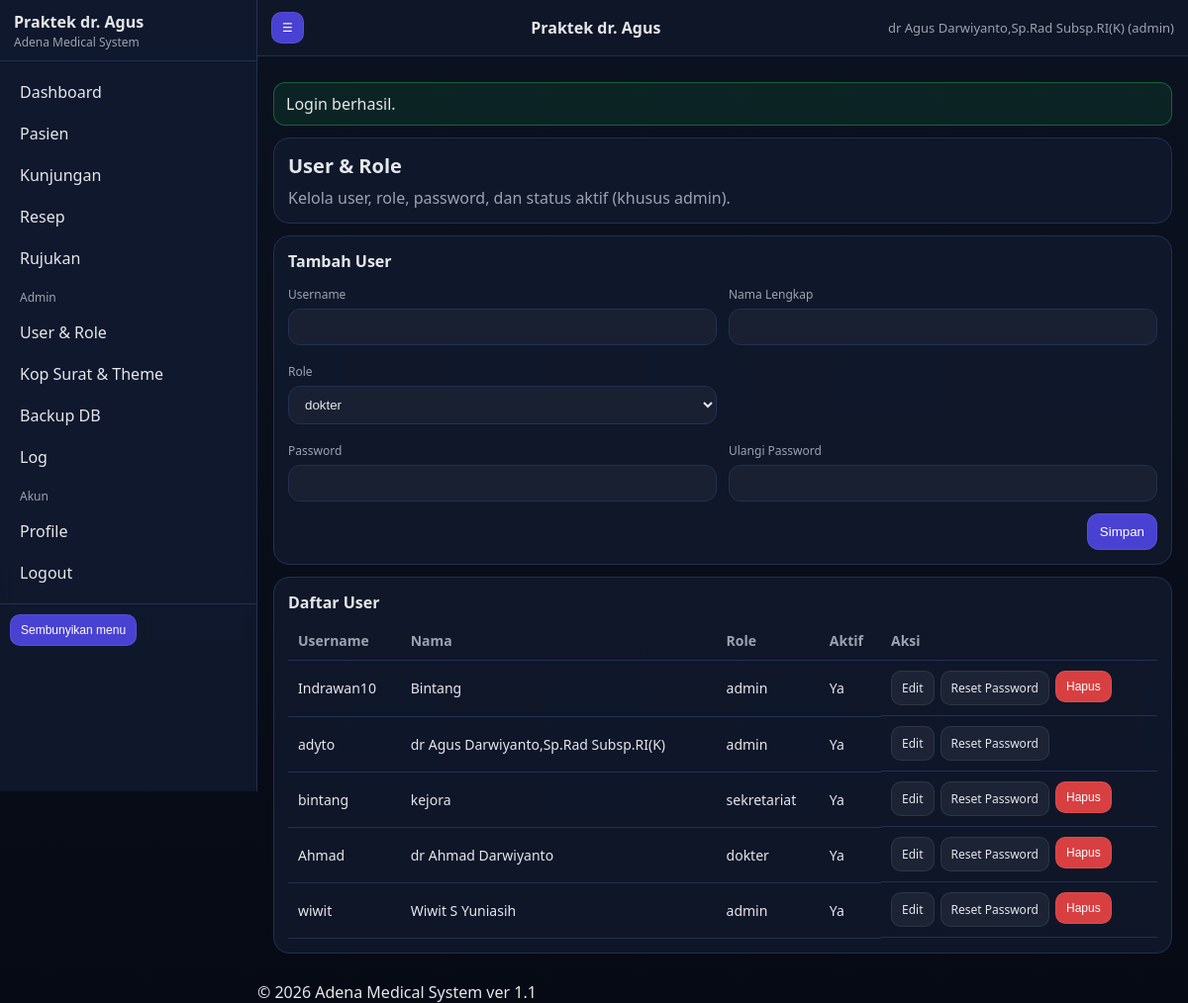
/users.php (signed in), run on the app's committed database.
### tables this page shows
CREATE TABLE `users` (
  `id` int(11) NOT NULL,
  `username` varchar(50) NOT NULL,
  `password_hash` varchar(255) NOT NULL,
  `role` enum('admin','dokter','perawat','sekretariat') NOT NULL DEFAULT 'dokter',
  `full_name` varchar(120) DEFAULT NULL,
  `sip` varchar(80) DEFAULT NULL,
  `phone` varchar(50) DEFAULT NULL,
  `email` varchar(120) DEFAULT NULL,
  `signature_path` varchar(255) DEFAULT NULL,
  `is_active` tinyint(1) NOT NULL DEFAULT 1,
  `created_at` datetime NOT NULL,
  `updated_at` datetime DEFAULT NULL
);

### app/helpers.php (called while the page is built, shortened)
<?php
function e(string $s): string { return htmlspecialchars($s, ENT_QUOTES, 'UTF-8'); }
function config(): array {
  static $cfg = null;
  if ($cfg === null) {
    $file = __DIR__ . '/config.php';
    if (!file_exists($file)) {
      $cfg = require __DIR__ . '/config.sample.php';
    } else {
      $cfg = require $file;
    }
  }
  return $cfg;
}
function base_path(): string {
  $bp = config()['base_path'] ?? '';
  return rtrim($bp, '/');
}
function url(string $path = ''): string {
  $bp = base_path();
  $path = '/' . ltrim($path, '/');
  return $bp . $path;
}
function ensure_dirs(): void {
  $cfg = config();
}
function flash_get(string $key): ?string {
  $msg = $_SESSION['_flash'][$key] ?? null;
  return $msg;
}

### app/config.php (called while the page is built)
<?php
return array (
  'installed' => true,
  'base_path' => '/AMS',
  'db' =>
  array (
    'host' => '127.0.0.1',
    'port' => 3306,
    'name' => 'ams11',
    'user' => 'root',
    'pass' => '',
    'charset' => 'utf8mb4',
  ),
  'security' =>
  array (
    'session_name' => 'AMSSESSID',
    'csrf_key' => '922e70ba681779f204f2c06607a7a469',
  ),
  'uploads' =>
  array (
    'logo_dir' => 'C:\\xampp\\htdocs\\AMS\\install/../storage/uploads/logo',
    'signature_dir' => 'C:\\xampp\\htdocs\\AMS\\install/../storage/uploads/signature',
  ),
  'paths' =>
  array (
    'logs' => 'C:\\xampp\\htdocs\\AMS\\install/../storage/logs',
    'backups' => 'C:\\xampp\\htdocs\\AMS\\install/../storage/backups',
  ),
  'gdrive' =>
  array (
    'enabled' => false,
    'service_account_json' => 'C:\\xampp\\htdocs\\AMS\\install/../storage/credentials/gdrive_service_account.json',
    'folder_id' => '',
  ),
);

### app/auth.php (called while the page is built, shortened)
<?php
require_once __DIR__ . '/helpers.php';
require_once __DIR__ . '/db.php';
function session_boot(): void {
  $cfg = config();
}
function auth_user(): ?array {
  return $_SESSION['user'] ?? null;
}

### app/db.php (called while the page is built, shortened)
<?php
require_once __DIR__ . '/helpers.php';
function db(): PDO {
  static $pdo = null;
  if ($pdo) return $pdo;
  $cfg = config()['db'];
  $dsn = sprintf('mysql:host=%s;port=%d;dbname=%s;charset=%s',
    $cfg['host'], (int)$cfg['port'], $cfg['name'], $cfg['charset'] ?? 'utf8mb4'
  );
  $opt = [
    PDO::ATTR_ERRMODE => PDO::ERRMODE_EXCEPTION,
    PDO::ATTR_DEFAULT_FETCH_MODE => PDO::FETCH_ASSOC,
    PDO::ATTR_EMULATE_PREPARES => false,
  ];
  try {
    $pdo = new PDO($dsn, $cfg['user'], $cfg['pass'], $opt);
  } catch (Throwable $e) {
    log_app('error', 'DB connection failed', ['err' => $e->getMessage()]);
    throw $e;
  }
  return $pdo;
}

### app/controllers/common.php (called while the page is built, shortened)
<?php
require_once __DIR__ . '/../helpers.php';
require_once __DIR__ . '/../db.php';
function get_settings(): array {
  $rows = db()->query("SELECT `key`,`value` FROM settings")->fetchAll();
  $s = [];
  foreach ($rows as $r) $s[$r['key']] = $r['value'];
  return $s;
}

### users.php (the view, shortened to what this page needs)
<?php
require_once __DIR__ . '/app/auth.php';
require_once __DIR__ . '/app/db.php';
require_once __DIR__ . '/app/controllers/common.php';
$u = auth_user();
$settings = get_settings();
$rows = db()->query(
  "SELECT id,username,role,full_name,is_active,created_at
   FROM users ORDER BY created_at DESC"
)->fetchAll();
require __DIR__ . '/app/views/partials/header.php';
?>
<div class="card">
  <div class="h1">User & Role</div>
  <div class="muted">Kelola user, role, password, dan status aktif (khusus admin).</div>
</div>
<div class="card">
  <div class="h1" style="font-size:16px">Tambah User</div>
  <form method="post" class="grid" autocomplete="off">
    <div class="col-6">
      <div class="label">Username</div>
      <input class="input" name="username" required>
    </div>
    <div class="col-6">
      <div class="label">Nama Lengkap</div>
      <input class="input" name="full_name">
    </div>
    <div class="col-6">
      <div class="label">Role</div>
      <select class="input" name="role">
        <option value="dokter">dokter</option>
      </select>
    </div>
    <div class="col-6"></div>
    <div class="col-6">
      <div class="label">Password</div>
      <input class="input" type="password" name="pass1" required>
    </div>
    <div class="col-6">
      <div class="label">Ulangi Password</div>
      <input class="input" type="password" name="pass2" required>
    </div>
    <div class="col-12" style="display:flex;justify-content:flex-end">
      <button class="btn" type="submit">Simpan</button>
    </div>
  </form>
</div>
<div class="card">
  <div class="h1" style="font-size:16px">Daftar User</div>
  <table class="table">
    <thead>
      <tr>
        <th>Username</th><th>Nama</th><th>Role</th><th>Aktif</th><th>Aksi</th>
      </tr>
    </thead>
    <tbody>
      <?php foreach ($rows as $r): ?>
        <tr>
          <td><?= e($r['username']) ?></td>
          <td><?= e($r['full_name']) ?></td>
          <td><?= e($r['role']) ?></td>
          <td><?= ((int)$r['is_active']===1)?'Ya':'Tidak' ?></td>
          <td style="display:flex;gap:6px;flex-wrap:wrap">
            <details>
              <summary class="btn small secondary">Edit</summary>
            </details>
            <details>
              <summary class="btn small secondary">Reset Password</summary>
            </details>
            <?php if ((int)$r['id'] !== (int)$u['id']): ?>
              <form method="post" onsubmit="return confirm('Hapus user ini?')" style="display:inline">
                <button class="btn small danger">Hapus</button>
              </form>
            <?php endif; ?>
          </td>
        </tr>
      <?php endforeach; ?>
    </tbody>
  </table>
</div>
<?php require __DIR__ . '/app/views/partials/footer.php'; ?>

### app/views/partials/header.php (shortened to what this page needs)
<?php
require_once __DIR__ . '/../../helpers.php';
$settings = $settings ?? [];
$brand_title = $settings['brand_title'] ?? 'Praktek dr. Agus';
$badge = $settings['brand_badge'] ?? 'Adena Medical System';
$u = $u ?? null;
?>
<!doctype html>
<html lang="id">
<head>
  <link rel="stylesheet" href="<?= e(url('/public/assets/css/theme.css')) ?>">
</head>
<body>
<div class="layout">
  <aside class="sidebar no-print" id="sidebar">
    <div class="side-brand">
      <div class="side-text">
        <div class="side-title"><?= e($brand_title) ?></div>
        <div class="side-badge"><?= e($badge) ?></div>
      </div>
    </div>
    <nav class="side-nav">
      <a href="<?= e(url('/index.php')) ?>">Dashboard</a>
      <a href="<?= e(url('/patients.php')) ?>">Pasien</a>
      <a href="<?= e(url('/visits.php')) ?>">Kunjungan</a>
      <a href="<?= e(url('/prescriptions.php')) ?>">Resep</a>
      <a href="<?= e(url('/referrals.php')) ?>">Rujukan</a>
      <?php if ($u && $u['role'] === 'admin'): ?>
        <div class="nav-sep">Admin</div>
        <a href="<?= e(url('/users.php')) ?>">User & Role</a>
        <a href="<?= e(url('/settings.php')) ?>">Kop Surat & Theme</a>
        <a href="<?= e(url('/backup.php')) ?>">Backup DB</a>
        <a href="<?= e(url('/logs.php')) ?>">Log</a>
      <?php endif; ?>
      <div class="nav-sep">Akun</div>
      <a href="<?= e(url('/profile.php')) ?>">Profile</a>
      <a href="<?= e(url('/logout.php')) ?>">Logout</a>
    </nav>
    <div class="side-footer">
      <button class="btn small" type="button" onclick="toggleSidebar()">Sembunyikan menu</button>
    </div>
  </aside>
  <main class="main">
    <header class="topbar no-print">
      <button class="btn small" type="button" onclick="toggleSidebar()">☰</button>
      <div class="topbar-title"><?= e($brand_title) ?></div>
      <div class="topbar-user"><?= $u ? e($u['full_name']).' ('.e($u['role']).')' : '' ?></div>
    </header>
    <div class="container">
      <?php if ($msg = flash_get('ok')): ?><div class="alert ok"><?= e($msg) ?></div><?php endif; ?>

### public/assets/css/theme.css (style rules this page uses)
:root { --bg:#0b1220; --panel:#111a2e; --panel2:#0f172a; --text:#e5e7eb; --muted:#9ca3af; --line:#223053; --accent:#4f46e5; --danger:#ef4444; --ok:#22c55e; }
* { box-sizing:border-box }
body { margin:0;font-family:system-ui,-apple-system,Segoe UI,Roboto,Arial,sans-serif;background:linear-gradient(180deg,var(--bg),#060a14);color:var(--text) }
a { color:inherit;text-decoration:none }
.container { padding:16px;max-width:1100px;margin:0 auto }
.layout { display:flex;min-height:100vh }
.sidebar { width:260px;background:rgba(17,26,46,.92);border-right:1px solid var(--line);backdrop-filter: blur(6px);position:sticky;top:0;height:100vh;overflow:auto }
.side-brand { display:flex;gap:12px;align-items:center;padding:14px 14px 10px;border-bottom:1px solid var(--line) }
.side-title { font-weight:700;line-height:1.1 }
.side-badge { color:var(--muted);font-size:12px;margin-top:2px }
.side-nav { padding:10px }
.side-nav a { display:block;padding:10px 10px;border-radius:10px;color:var(--text) }
.nav-sep { margin:10px 10px 6px;color:var(--muted);font-size:12px }
.side-footer { padding:10px;border-top:1px solid var(--line) }
.main { flex:1 }
.topbar { display:flex;gap:10px;align-items:center;justify-content:space-between;padding:12px 14px;border-bottom:1px solid var(--line);background:rgba(15,23,42,.88);backdrop-filter: blur(6px);position:sticky;top:0;z-index:10 }
.topbar-title { font-weight:700 }
.topbar-user { color:var(--muted);font-size:13px }
.card { background:rgba(17,26,46,.8);border:1px solid var(--line);border-radius:16px;padding:14px;margin:12px 0 }
.h1 { font-size:20px;font-weight:800;margin:0 0 8px }
.muted { color:var(--muted) }
.grid { display:grid;grid-template-columns:repeat(12,1fr);gap:12px }
.col-6 { grid-column:span 6 }
.col-12 { grid-column:span 12 }
.input, select, textarea { width:100%;padding:10px 12px;border-radius:12px;border:1px solid var(--line); background:rgba(255,255,255,.04);color:var(--text);outline:none }
.label { font-size:12px;color:var(--muted);margin:6px 0 6px }
.btn { display:inline-flex;align-items:center;justify-content:center;gap:8px; padding:10px 12px;border-radius:12px;border:1px solid rgba(255,255,255,.08); background:rgba(79,70,229,.9);color:#fff;cursor:pointer }
.btn.secondary { background:rgba(255,255,255,.06);color:var(--text) }
.btn.danger { background:rgba(239,68,68,.9) }
.btn.small { padding:8px 10px;border-radius:10px;font-size:12px }
.table { width:100%;border-collapse:collapse }
.table th,.table td { border-bottom:1px solid var(--line);padding:10px;text-align:left;font-size:14px }
.table th { color:var(--muted);font-weight:600 }
.alert { padding:10px 12px;border-radius:12px;border:1px solid var(--line);margin:10px 0 }
.alert.ok { border-color:rgba(34,197,94,.4);background:rgba(34,197,94,.1) }
select option { color: #000 !important; background: #fff !important; }

### data on the page
users: full_name "dr Agus Darwiyanto,Sp.Rad Subsp.RI(K)", role "admin", username "adyto", is_active "Ya"
users: username "Indrawan10", full_name "Bintang", role "admin", is_active "Ya"
users: username "bintang", full_name "kejora", role "sekretariat", is_active "Ya"
users: username "Ahmad", full_name "dr Ahmad Darwiyanto", role "dokter", is_active "Ya"
users: username "wiwit", full_name "Wiwit S Yuniasih", role "admin", is_active "Ya"

### other printed values
$brand_title "Praktek dr. Agus"
$badge "Adena Medical System"
$msg "Login berhasil."
$footer_text "© 2026 Adena Medical System ver 1.1"
